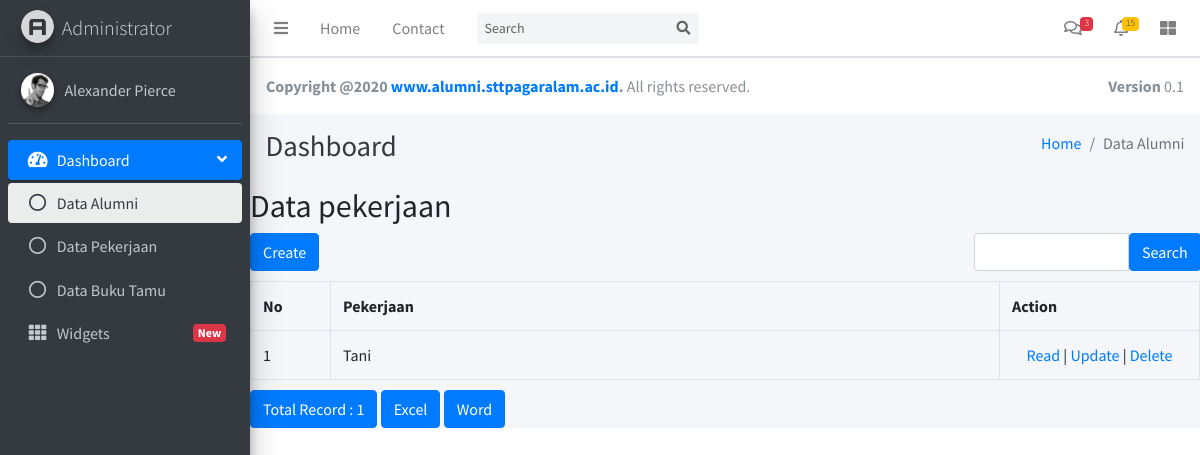
The page /index.php/pekerjaan on the database its author committed.
### tables this page shows
CREATE TABLE IF NOT EXISTS `tb_pekerjaan` (
  `id_pekerjaan` int(5) NOT NULL AUTO_INCREMENT,
  `pekerjaan` varchar(25) NOT NULL,
  PRIMARY KEY (`id_pekerjaan`)
);

### application/controllers/Pekerjaan.php (called while the page is built, shortened)
<?php
class Pekerjaan extends CI_Controller
{
    function __construct()
    {
        $this->load->model('M_pekerjaan');
        $this->load->library('form_validation');
    }
    public function index()
    {
        $q = urldecode($this->input->get('q', TRUE));
        $start = intval($this->input->get('start'));
        if ($q <> '') {
            $config['base_url'] = base_url() . 'pekerjaan/index.html?q=' . urlencode($q);
            $config['first_url'] = base_url() . 'pekerjaan/index.html?q=' . urlencode($q);
        } else {
            $config['base_url'] = base_url() . 'pekerjaan/index.html';
            $config['first_url'] = base_url() . 'pekerjaan/index.html';
        }
        $config['per_page'] = 10;
        $config['page_query_string'] = TRUE;
        $config['total_rows'] = $this->M_pekerjaan->total_rows($q);
        $pekerjaan = $this->M_pekerjaan->get_limit_data($config['per_page'], $start, $q);
        $this->load->library('pagination');
        $this->pagination->initialize($config);
        $data = array(
            'pekerjaan_data' => $pekerjaan,
            'q' => $q,
            'pagination' => $this->pagination->create_links(),
            'total_rows' => $config['total_rows'],
            'start' => $start,
        );
         $this->load->view('adminlte/header');
            $this->load->view('adminlte/navbar');
            $this->load->view('adminlte/sidebar');
            $this->load->view('adminlte/footer');
        $this->load->view('pekerjaan/tb_pekerjaan_list', $data);
    }
}

### index.php (called while the page is built, shortened)
<?php
require_once BASEPATH.'core/CodeIgniter.php';

### application/config/config.php (called while the page is built, shortened)
<?php
$config['base_url'] = 'http://localhost/CI32020/';
$config['index_page'] = 'index.php';
$config['uri_protocol']	= 'REQUEST_URI';
$config['url_suffix'] = '';
$config['language']	= 'english';
$config['charset'] = 'UTF-8';
$config['enable_hooks'] = FALSE;
$config['subclass_prefix'] = 'MY_';
$config['composer_autoload'] = FALSE;
$config['permitted_uri_chars'] = 'a-z 0-9~%.:_\-';
$config['enable_query_strings'] = FALSE;
$config['controller_trigger'] = 'c';
$config['function_trigger'] = 'm';
$config['directory_trigger'] = 'd';
$config['allow_get_array'] = TRUE;
$config['log_threshold'] = 0;
$config['log_path'] = '';
$config['log_file_extension'] = '';
$config['log_file_permissions'] = 0644;
$config['log_date_format'] = 'Y-m-d H:i:s';
$config['error_views_path'] = '';
$config['cache_path'] = '';
$config['cache_query_string'] = FALSE;
$config['encryption_key'] = '';
$config['sess_driver'] = 'files';
$config['sess_cookie_name'] = 'ci_session';
$config['sess_expiration'] = 7200;
$config['sess_save_path'] = NULL;
$config['sess_match_ip'] = FALSE;
$config['sess_time_to_update'] = 300;
$config['sess_regenerate_destroy'] = FALSE;
$config['cookie_prefix']	= '';
$config['cookie_domain']	= '';
$config['cookie_path']		= '/';
$config['cookie_secure']	= FALSE;
$config['cookie_httponly'] 	= FALSE;
$config['standardize_newlines'] = FALSE;
$config['global_xss_filtering'] = FALSE;
$config['csrf_protection'] = FALSE;
$config['csrf_token_name'] = 'csrf_test_name';
$config['csrf_cookie_name'] = 'csrf_cookie_name';
$config['csrf_expire'] = 7200;
$config['csrf_regenerate'] = TRUE;
$config['csrf_exclude_uris'] = array();
$config['compress_output'] = FALSE;
$config['time_reference'] = 'local';
$config['rewrite_short_tags'] = FALSE;
$config['proxy_ips'] = '';

### application/models/M_pekerjaan.php (called while the page is built, shortened)
<?php
class M_pekerjaan extends CI_Model
{
    public $table = 'tb_pekerjaan';
    public $id = 'id_pekerjaan';
    public $order = 'DESC';
    function total_rows($q = NULL) {
        $this->db->like('id_pekerjaan', $q);
	$this->db->or_like('pekerjaan', $q);
	$this->db->from($this->table);
        return $this->db->count_all_results();
    }
    function get_limit_data($limit, $start = 0, $q = NULL) {
        $this->db->order_by($this->id, $this->order);
        $this->db->like('id_pekerjaan', $q);
	$this->db->or_like('pekerjaan', $q);
	$this->db->limit($limit, $start);
        return $this->db->get($this->table)->result();
    }
}

### application/views/pekerjaan/tb_pekerjaan_list.php (the view, shortened to what this page needs)
<div class="content-wrapper">
  <div class="content-header">
    <div class="container-fluid">
      <div class="row mb-2">
        <div class="col-sm-6">
          <h1 class="m-0 text-dark">Dashboard</h1>
        </div>
        <div class="col-sm-6">
          <ol class="breadcrumb float-sm-right">
            <li class="breadcrumb-item"><a href="#">Home</a></li>
            <li class="breadcrumb-item active">Data Alumni</li>
          </ol>
        </div>
      </div>
    </div>
  </div>
      <h2 style="margin-top:0px">Data pekerjaan</h2>
      <div class="row" style="margin-bottom: 10px">
          <div class="col-md-4">
              <?php echo anchor(site_url('pekerjaan/create'),'Create', 'class="btn btn-primary"'); ?>
          </div>
          <div class="col-md-4 text-center">
          </div>
          <div class="col-md-1 text-right">
          </div>
          <div class="col-md-3 text-right">
              <form action="<?php echo site_url('pekerjaan/index'); ?>" class="form-inline" method="get">
                  <div class="input-group">
                      <input type="text" class="form-control" name="q" value="<?php echo $q; ?>">
                      <span class="input-group-btn">
                        <button class="btn btn-primary" type="submit">Search</button>
                      </span>
                  </div>
              </form>
          </div>
      </div>
      <table class="table table-bordered" style="margin-bottom: 10px">
          <tr>
              <th>No</th>
<th>Pekerjaan</th>
<th>Action</th>
          </tr><?php
          foreach ($pekerjaan_data as $pekerjaan)
          {
              ?>
              <tr>
	<td width="80px"><?php echo ++$start ?></td>
	<td><?php echo $pekerjaan->pekerjaan ?></td>
	<td style="text-align:center" width="200px">
		<?php
		echo anchor(site_url('pekerjaan/read/'.$pekerjaan->id_pekerjaan),'Read');
		echo ' | ';
		echo anchor(site_url('pekerjaan/update/'.$pekerjaan->id_pekerjaan),'Update');
		echo ' | ';
		echo anchor(site_url('pekerjaan/delete/'.$pekerjaan->id_pekerjaan),'Delete','onclick="javasciprt: return confirm(\'Are You Sure ?\')"');
		?>
	</td>
</tr>
              <?php
          }
          ?>
      </table>
      <div class="row">
          <div class="col-md-6">
              <a href="#" class="btn btn-primary">Total Record : <?php echo $total_rows ?></a>
<?php echo anchor(site_url('pekerjaan/excel'), 'Excel', 'class="btn btn-primary"'); ?>
<?php echo anchor(site_url('pekerjaan/word'), 'Word', 'class="btn btn-primary"'); ?>
   </div>
          <div class="col-md-6 text-right">
          </div>
      </div>
 </div>

### rows shown on the page
tb_pekerjaan: pekerjaan "Tani", id_pekerjaan "Read", id_pekerjaan "Update", id_pekerjaan "Delete"

### other values the page prints
$total_rows "1"
anchor(site_url('pekerjaan/word'), 'Word', 'class="btn btn-primary"') "Word"
